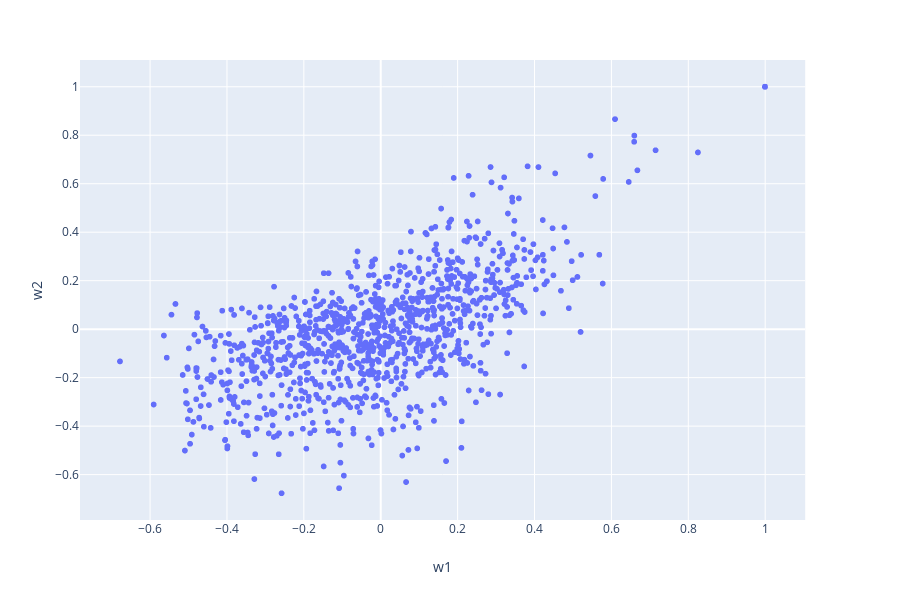

Write notebook code for a chart like this one.
### Code cell
plot_sim_scatter(comm_embed['lstm-3-1'], comm_embed['transformer-3-3'], 16)

### Figure 1 — Plotly figure (JSON) as saved in the notebook; plotly's stock layout.template omitted (floating-point values rounded to 4 significant figures; data arrays with more than 128 entries replaced by an {"elided": "..."} marker saying what was removed)
{"data": [{"hoverlabel": {"namelength": 0}, "hovertemplate": "w1=%{x}<br>w2=%{y}", "legendgroup": "", "marker": {"color": "#636efa", "symbol": "circle"}, "mode": "markers", "name": "", "showlegend": false, "type": "scattergl", "x": {"elided": "2116 float values"}, "xaxis": "x", "y": {"elided": "2116 float values"}, "yaxis": "y"}], "layout": {"height": 600, "legend": {"tracegroupgap": 0}, "margin": {"t": 60}, "xaxis": {"anchor": "y", "domain": [0, 0.98], "title": {"text": "w1"}}, "yaxis": {"anchor": "x", "domain": [0, 1], "title": {"text": "w2"}}}}
